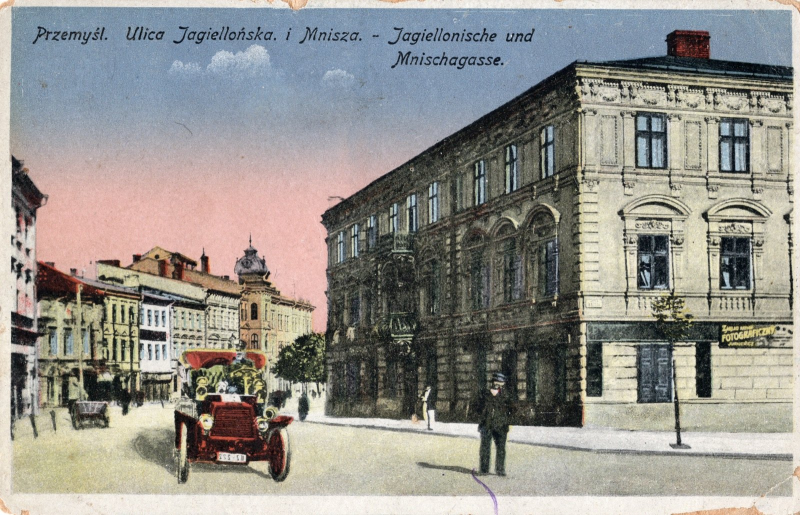
#> input picture assets/kolekcja/img_przemysl/pt-1-12-a.jpg, 1600 x 1030 px, found by its file name (shown at 1/2 size); its folder holds 4 pictures in this run
$ python contact_sheets.py
#> lines starting #> are read from the running program, lines starting #| are printed output that depends on the picture; pictures that were not available may be replaced by others from this repository, and a replacement may not be noted
# -*- coding: utf-8 -*-
"""Arkusze stykowe 5x4 z podpisaną sygnaturą — do końcowej kontroli orientacji.
Bierze GOTOWE pliki wynikowe (assets/kolekcja/img_przemysl), czyli to, co zobaczy
odbiorca strony."""
import os, math
from PIL import Image, ImageDraw, ImageFont

ROOT = '/home/user/radosc-website-preview'
SRC = os.path.join(ROOT, 'assets', 'kolekcja', 'img_przemysl')
OUT = os.path.join(ROOT, '.work-prz', 'sheets')

COLS, ROWS = 5, 4
CELL_W, CELL_H = 236, 250
LABEL_H = 22
PAD = 10
BG = (18, 24, 33)
CELL_BG = (12, 16, 23)
FG = (232, 232, 232)

def font(sz):
#> called with sz = 13
    for p in ('/usr/share/fonts/truetype/dejavu/DejaVuSansMono.ttf',
              '/usr/share/fonts/truetype/dejavu/DejaVuSans.ttf'):
        if os.path.exists(p):
            return ImageFont.truetype(p, sz)
    return ImageFont.load_default()

def key(name):
    p = name[:-4].split('-')
    return (int(p[1]), int(p[2]), p[3])

def main():
    os.makedirs(OUT, exist_ok=True)
    for f in os.listdir(OUT):
        os.remove(os.path.join(OUT, f))
    names = sorted((n for n in os.listdir(SRC) if n.endswith('.jpg')), key=key)
    per = COLS * ROWS
    sheets = math.ceil(len(names) / per)
    fnt = font(13)
    hdr = font(15)
    for s in range(sheets):
        batch = names[s * per:(s + 1) * per]
        W = PAD + COLS * (CELL_W + PAD)
        H = PAD + 26 + ROWS * (CELL_H + LABEL_H + PAD)
        sheet = Image.new('RGB', (W, H), BG)
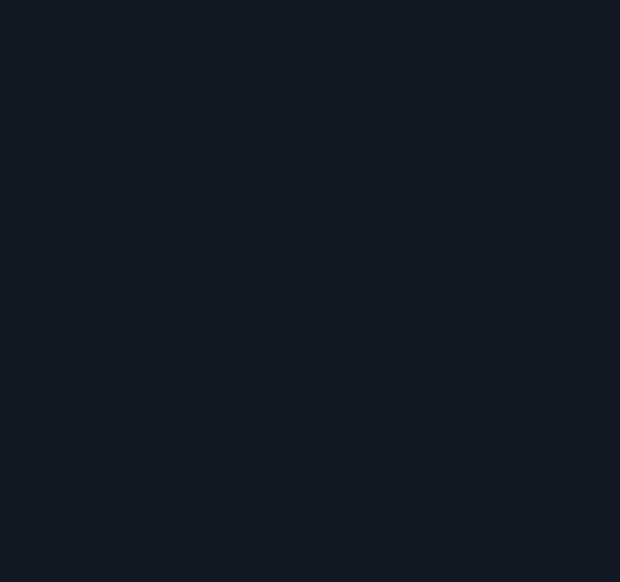
#> sheet: PIL image 1240x1164 RGB (shown at 1/2 size); mean R, G, B 18, 24, 33
        d = ImageDraw.Draw(sheet)
        d.text((PAD, PAD), 'arkusz %d/%d  —  %s … %s' % (s + 1, sheets, batch[0][:-4], batch[-1][:-4]),
               font=hdr, fill=(147, 188, 171))
        for i, n in enumerate(batch):
            c, r = i % COLS, i // COLS
            x = PAD + c * (CELL_W + PAD)
            y = PAD + 26 + r * (CELL_H + LABEL_H + PAD)
            d.rectangle([x, y, x + CELL_W, y + CELL_H], fill=CELL_BG)
            im = Image.open(os.path.join(SRC, n))
#> im is the input picture: PIL image 1600x1030 RGB; mean R, G, B 147.7, 145.7, 140
            im.thumbnail((CELL_W - 8, CELL_H - 8), Image.LANCZOS)
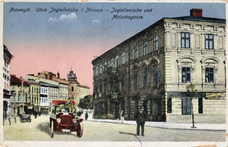
#> im: PIL image 228x147 RGB; mean R, G, B 147.6, 145.6, 139.9
            sheet.paste(im, (x + (CELL_W - im.width) // 2, y + (CELL_H - im.height) // 2))
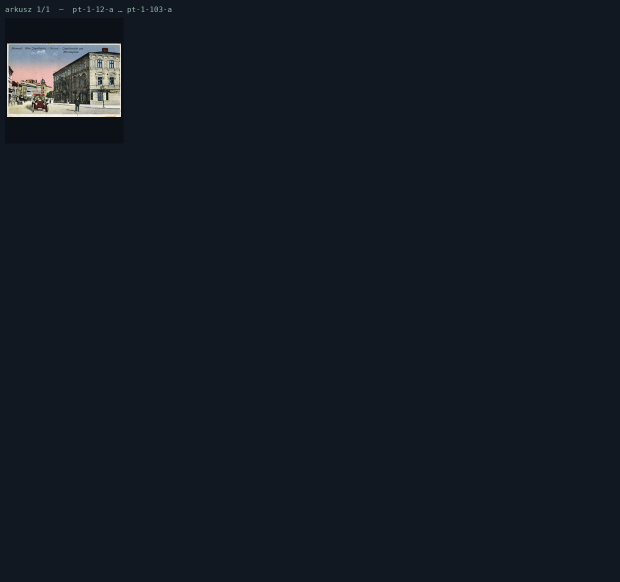
#> sheet: PIL image 1240x1164 RGB (shown at 1/2 size); mean R, G, B 21, 26.7, 35.4
            d.text((x + 2, y + CELL_H + 4), n[:-4], font=fnt, fill=FG)
        sheet.save(os.path.join(OUT, 'sheet-%02d.jpg' % (s + 1)), 'JPEG', quality=82)
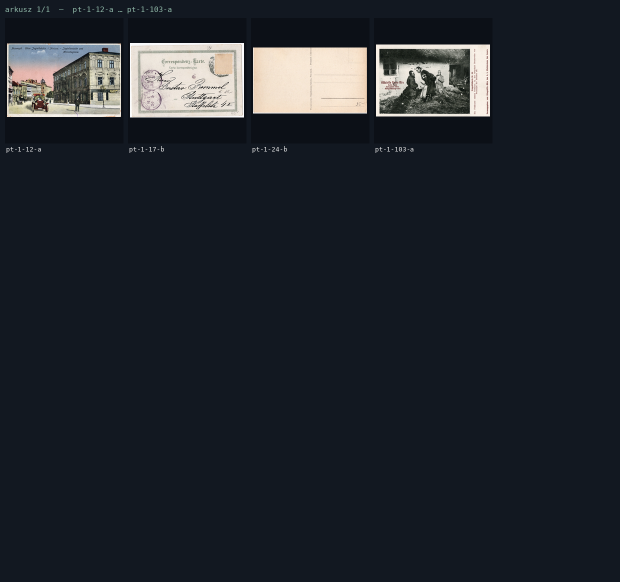
#> saved as sheet-01.jpg: PIL image 1240x1164 RGB (shown at 1/2 size); mean R, G, B 32.8, 37.5, 44.6
    print('arkuszy:', sheets, '| obrazów:', len(names))

if __name__ == '__main__':
    main()
